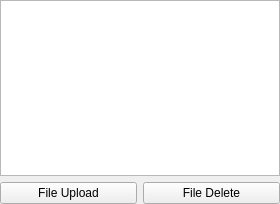
<?xml version="1.0" encoding="UTF-8"?>
<ui version="4.0">
 <class>Form</class>
 <widget class="QWidget" name="Form">
  <property name="geometry">
   <rect>
    <x>0</x>
    <y>0</y>
    <width>280</width>
    <height>204</height>
   </rect>
  </property>
  <property name="windowTitle">
   <string>File List</string>
  </property>
  <layout class="QVBoxLayout" name="verticalLayout">
   <property name="leftMargin">
    <number>0</number>
   </property>
   <property name="topMargin">
    <number>0</number>
   </property>
   <property name="rightMargin">
    <number>0</number>
   </property>
   <property name="bottomMargin">
    <number>0</number>
   </property>
   <item>
    <widget class="QListWidget" name="listWidget">
     <property name="dragEnabled">
      <bool>true</bool>
     </property>
     <property name="dragDropMode">
      <enum>QAbstractItemView::DragDrop</enum>
     </property>
     <property name="alternatingRowColors">
      <bool>true</bool>
     </property>
     <property name="isWrapping" stdset="0">
      <bool>true</bool>
     </property>
    </widget>
   </item>
   <item>
    <widget class="QFrame" name="fr_btn_container">
     <property name="frameShape">
      <enum>QFrame::NoFrame</enum>
     </property>
     <property name="frameShadow">
      <enum>QFrame::Raised</enum>
     </property>
     <layout class="QHBoxLayout" name="horizontalLayout">
      <property name="leftMargin">
       <number>0</number>
      </property>
      <property name="topMargin">
       <number>0</number>
      </property>
      <property name="rightMargin">
       <number>0</number>
      </property>
      <property name="bottomMargin">
       <number>0</number>
      </property>
      <item>
       <widget class="QPushButton" name="PB_Upload">
        <property name="text">
         <string>File Upload</string>
        </property>
       </widget>
      </item>
      <item>
       <widget class="QPushButton" name="PB_Delete">
        <property name="text">
         <string>File Delete</string>
        </property>
       </widget>
      </item>
     </layout>
    </widget>
   </item>
  </layout>
 </widget>
 <resources/>
 <connections/>
</ui>
